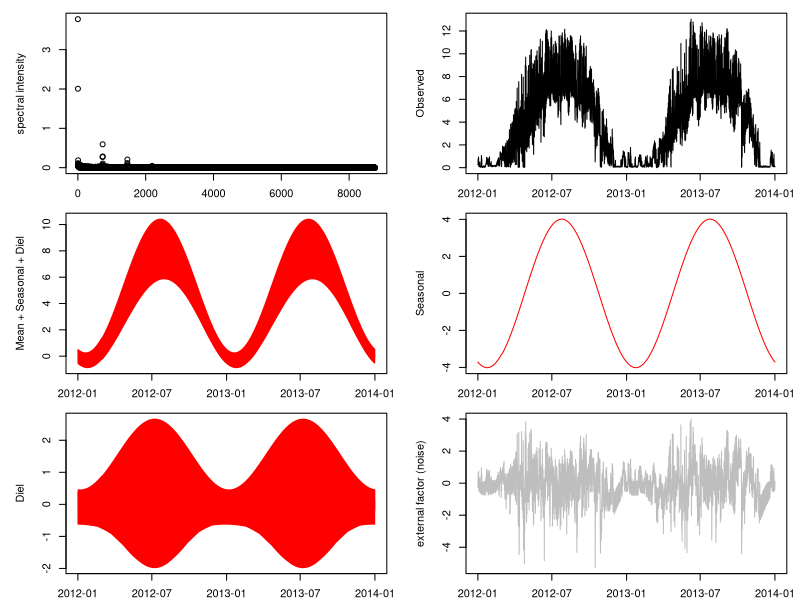

Write the R code that produced this figure.
##########################################################################
#
#  Fast Fourier Transform of hourly time-series temperature data to 
#    1) detect key spectra which largely compose the variability
#    2) decompose it to mean, seasonal and diel cycles, and noise
#
# Input:   an hourly recorded temperature data (text file)
#           1st column for "Time" and 2nd column for "Temperature"
#           "example_data1.txt" is analyzed.
# parameter: threshold value for noise removal (threshold, ?C)
# Output: figure for summary and decomposed temperature as csv
#
#                    2016.07    Masahiro Ryo
#                         masahiroryo@gmail.com
#
#
##########################################################################

###############################################################
###     PREPARATION PART
###############################################################

#setwd("C:/")
data<-read.table("example_data1.txt",sep="\t", header=TRUE)
Time <-as.POSIXct(strptime(data$Time,format="%Y.%m.%d %H:%M"))
  # default format for time: YYYY.MM.DD HH:MM
  # e.g. 2013.05.17 23:00
N <- nrow(data)

##########################################################################
# FFT (Fast Fourier Transform) to capture seasonal and dial periodicity
###########################################################################
### Fourier Transform
FFT_Temperature <- fft(data$Temperature)/N  
FFT_max <- max(Mod(FFT_Temperature[2:(N/2)]))


### Extracting only key spectrum for modeling
 ################################################################
 # Tips: what should be interpreted?                            #
 #   What are the key seasonalities in data?                    #
 #    -> check the length of key periodic cycles (specs_day)    #
 #   How strong are they?                                       #
 #    -> check the absolute value of corresponding coefficient  #
 #       (abs(FFT_Temperature))                             #
 #   How much do they compose data variability?                 #
 #    -> check the correlation and visualized plot              #
 #       after modeling used only the key seasonalities         #
 ################################################################
### threshold selection #######################
threshold <- 0.2 # this can be measurement-specific ####
# Note: threshold can be arbitrary, try different values and visually evaluate from figures
# a recommendation is to set it firstly to the value of minimum unit of measurement  

### selecting spectra whose intensity is higher than the threshold
### assuming they dominantly constitute seasonal and diel cycles
FFT_Tmain <- which(Mod(FFT_Temperature) > threshold) 
specs <- 1/(FFT_Tmain/N)   # period lengths of spectra selected by the threshold (T=1/f) [hour]
nspecs <- length(specs)

FFT_seasonal <- FFT_Tmain[which(specs>30*24 & specs<367*24)] # extracting seasonal component
FFT_seasonal <- append(FFT_seasonal, FFT_Tmain[nspecs-which(is.element(FFT_Tmain,FFT_seasonal))+2])  # also corresponding ones
FFT_diel <- FFT_Tmain[which(specs>11 & specs<25)]              #  diel component
FFT_diel <- append(FFT_diel, FFT_Tmain[nspecs-which(is.element(FFT_Tmain,FFT_diel))+2])

### removing noises whose spectral intensity is lower than the threshold
FFT_Temperature_selected <- replace(FFT_Temperature,c(-FFT_Tmain),0)    
FFT_Temperature_seasonal <- replace(FFT_Temperature,c(-FFT_seasonal),0)
FFT_Temperature_diel     <- replace(FFT_Temperature,c(-FFT_diel),0)

### transforming from frequency field to time field
Temperature_selected  <- Re(fft(FFT_Temperature_selected, inverse=TRUE))  
Temperature_seasonal <- Re(fft(FFT_Temperature_seasonal, inverse=TRUE))
Temperature_diel     <- Re(fft(FFT_Temperature_diel,     inverse=TRUE))
ext.factor <- data$Temperature - abs(Temperature_selected) # noise (external factor)
# Note: Only Real part of the inversed FFT is needed in time series


### Plotting and comparing the FFT estimation and the observed data
par(mfrow=c(3,2))
par(mar=c(2,5,1,1))
plot(Mod(FFT_Temperature[1:(N/2)]), ylab="spectral intensity")
plot(Time, data$Temperature, type="l", col="black", ylab="Observed")
plot(Time, Temperature_selected, type="l", col="red", ylab="Mean + Seasonal + Diel" )
plot(Time, Temperature_seasonal, type="l", col="red", ylab="Seasonal")
plot(Time, Temperature_diel, type="l", col="red", ylab="Diel")
plot(Time, ext.factor, type="l",col="gray", ylab="external factor (noise)")

### exporting results as csv:
result <- data.frame(cbind(as.character(data$Time), data$Temperature, Temperature_selected,
                           Temperature_seasonal,Temperature_diel, ext.factor))
colnames(result) <- c("Time", "Observed", "Modeled", "Seasonal", "Diel", "Noise")
write.csv(result, "FFT_estimation_result.csv")
